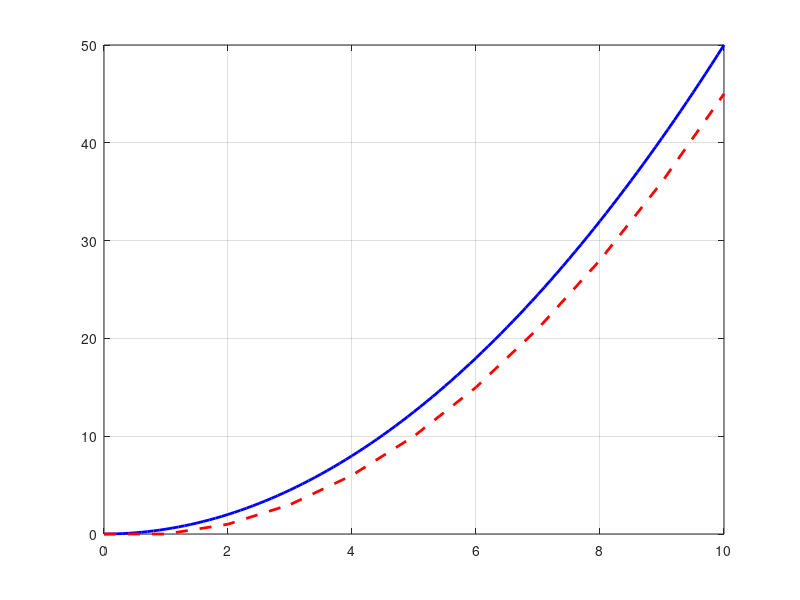

The MATLAB source for this figure: (Note: this script raises an error after producing the figure.)
clear;
close all;

x=[0:0.1:10];
y0=0;
y=0.5*x.^2+y0;
figure(1)
hold off
a=plot(x,y,'b','DisplayName','Function');
set(a,'Linewidth',2)


%step size
h=1.0;

%% Euler's method, forward finite difference
xt=[0:h:10];
N=length(xt);
yt=zeros(N,1);
yt(1)=y0;
for n=2:N
    yt(n)=yt(n-1)+h*xt(n-1)
end
hold on;grid on;
a=plot(xt,yt,'--r','DisplayName','Forward Difference');
set(a,'Linewidth',2)

%% Runge Kutta
f=inline('x','x','y');
[xrk,yrk]=ode45(f,xt,y0);
a=plot(xrk,yrk,'.g','DisplayName','RK4 at Nodes');
set(a,'MarkerSize',30)


%% Euler's method, central finite difference
icentral=1
if (icentral)
  yt=zeros(N,1);
  yt(1)=y0;
  for n=3:N
      yt(n)=yt(n-2)+2*h*xt(n-1)
  end
  hold on;grid on;
  a=plot(xt,yt,'y','DisplayName','Central Difference');
  set(a,'Linewidth',1.5)
  a=plot(xt,yt,'.y', 'DisplayName','');
  set(a,'MarkerSize',20)
end

title("Round off and Truncation Errors")
legend("show", Location="best");
